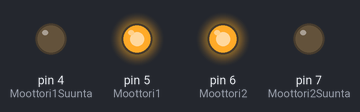
This sketch was run on a simulated Arduino Uno, built with avr-gcc and run on an emulated ATmega328P. Parts: output pins drawn as LEDs (lit = HIGH).

Above: at 2.5 s.
At 7.5 s:
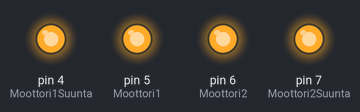
At 12.5 s:
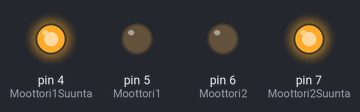
At 16.5 s:
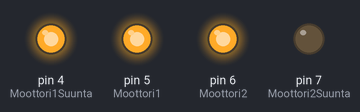
At 19.5 s:
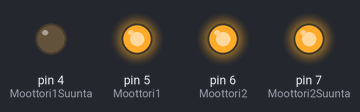
Timing chart, 0 to 27.3 s (numbered marks = the images above):
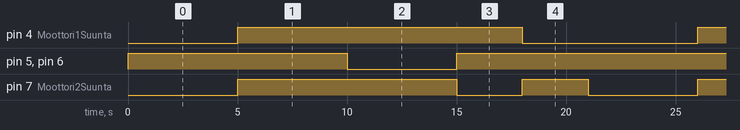

Measured:
- by itself, pin 4 (Moottori1Suunta): alternates HIGH for 13.0 s and LOW for 8.0 s
- by itself, pin 5 (Moottori1), pin 6 (Moottori2): repeats every 21.0 s: LOW 5.0 s, HIGH 16.0 s
- by itself, pin 7 (Moottori2Suunta): repeats every 21.0 s: LOW 3.0 s, HIGH 3.0 s, LOW 5.0 s, HIGH 10.0 s

The sketch:

Suuntatesti_X_.ino
```cpp
#define Moottori1Suunta 4
#define Moottori1 5
#define Moottori2 6
#define Moottori2Suunta 7

void setup() {
 pinMode(Moottori1,OUTPUT);
 pinMode(Moottori2,OUTPUT);
 pinMode(Moottori1Suunta,OUTPUT);
 pinMode(Moottori2Suunta,OUTPUT);
}
void stopCar(){
  digitalWrite(Moottori1, LOW);
  digitalWrite(Moottori2, LOW);
}

void forward(){
  digitalWrite(Moottori1Suunta, LOW);
  digitalWrite(Moottori2Suunta, LOW);
  digitalWrite(Moottori1, HIGH);
  digitalWrite(Moottori2, HIGH);
}

void backward(){
  digitalWrite(Moottori1, HIGH);
  digitalWrite(Moottori2, HIGH);
  digitalWrite(Moottori1Suunta, HIGH);
  digitalWrite(Moottori2Suunta, HIGH);
}
void spinL(){
  digitalWrite(Moottori1, HIGH);
  digitalWrite(Moottori2, HIGH);
  digitalWrite(Moottori1Suunta, HIGH);
  digitalWrite(Moottori2Suunta, LOW);
}
void spinR(){
  digitalWrite(Moottori1, HIGH);
  digitalWrite(Moottori2, HIGH);
  digitalWrite(Moottori1Suunta, LOW);
  digitalWrite(Moottori2Suunta, HIGH);
}

void loop() {
  forward();
  delay(5000);
  backward();
  delay(5000);
  stopCar();
  delay(5000);
  spinL();
  delay(3000);
  spinR();
  delay(3000);
}
```
